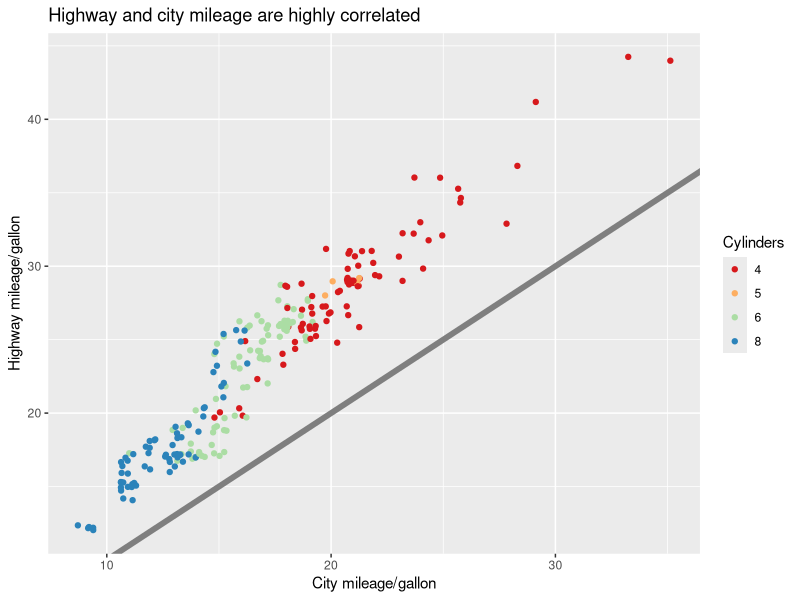
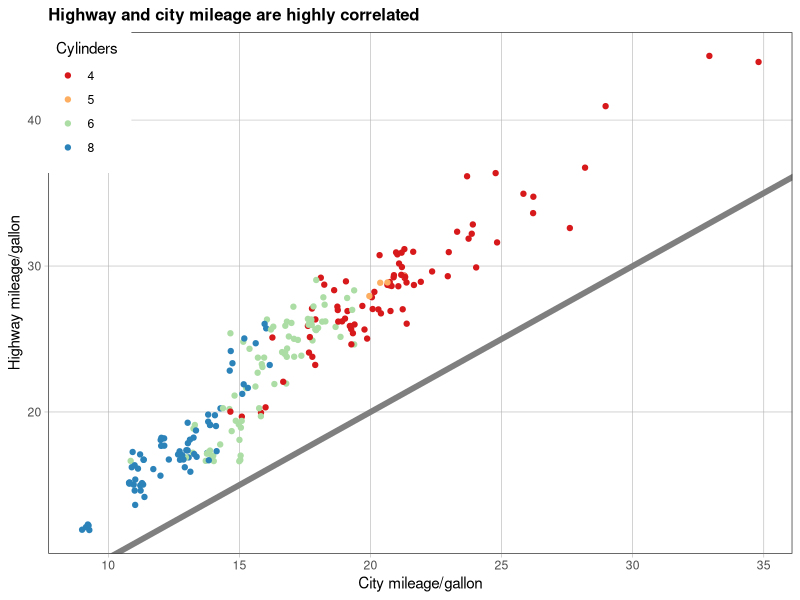
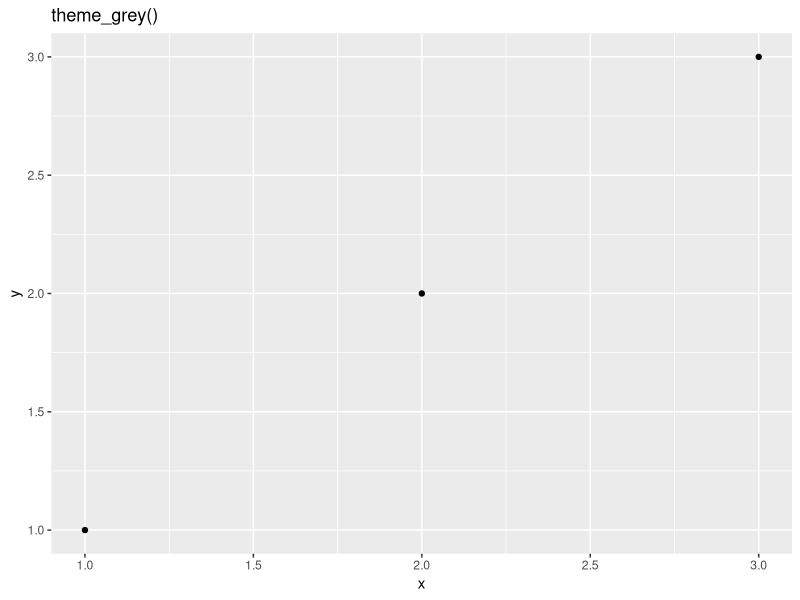
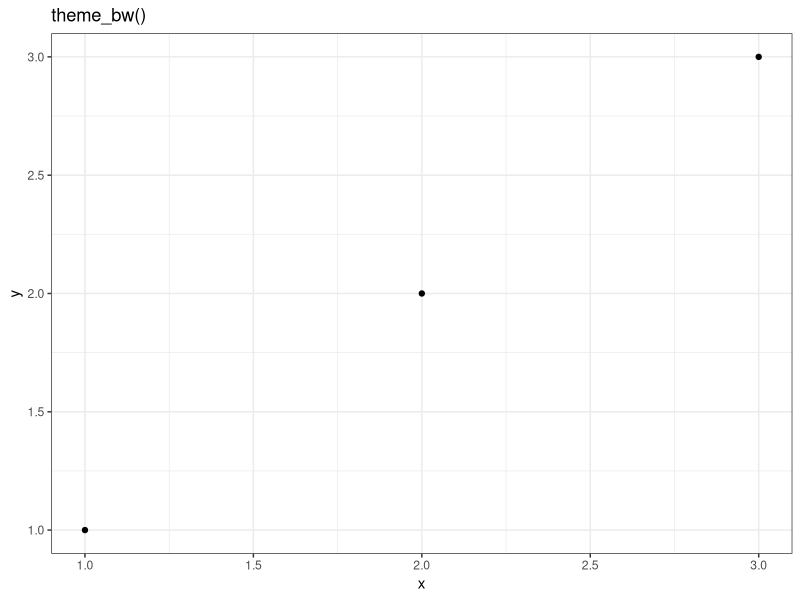
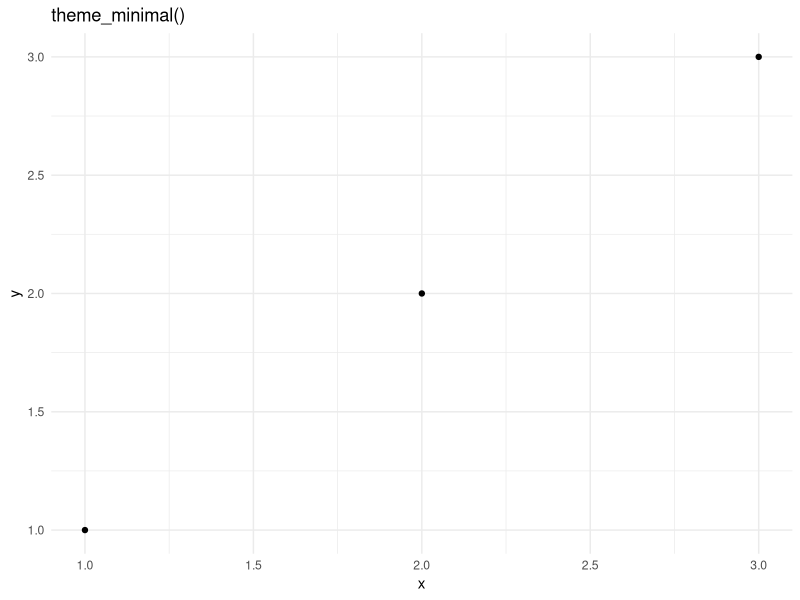
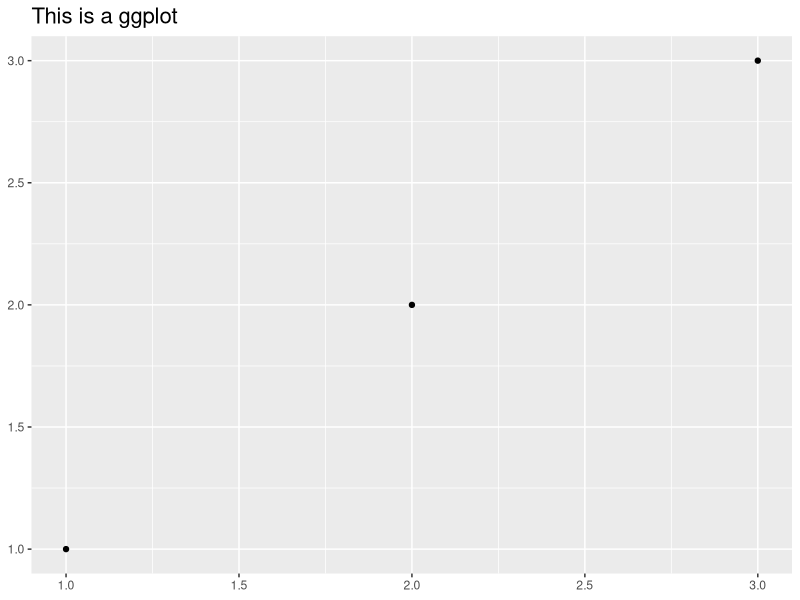
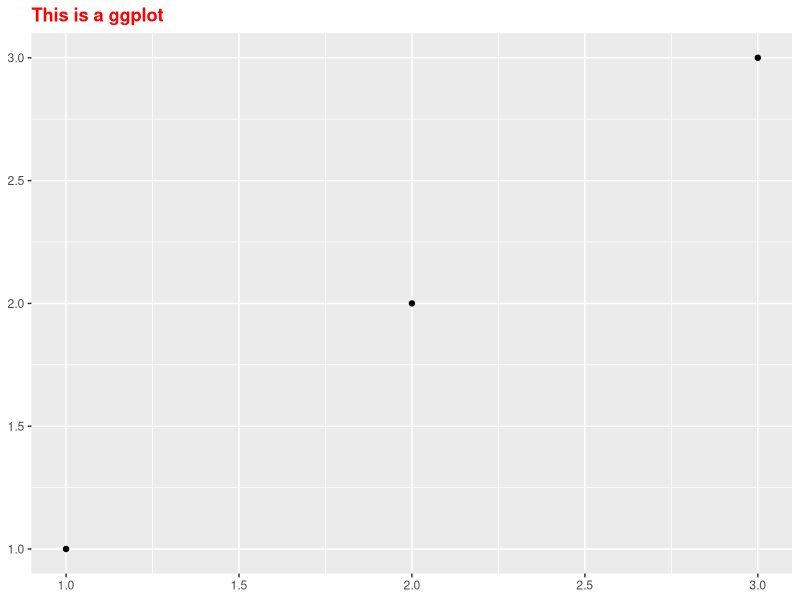
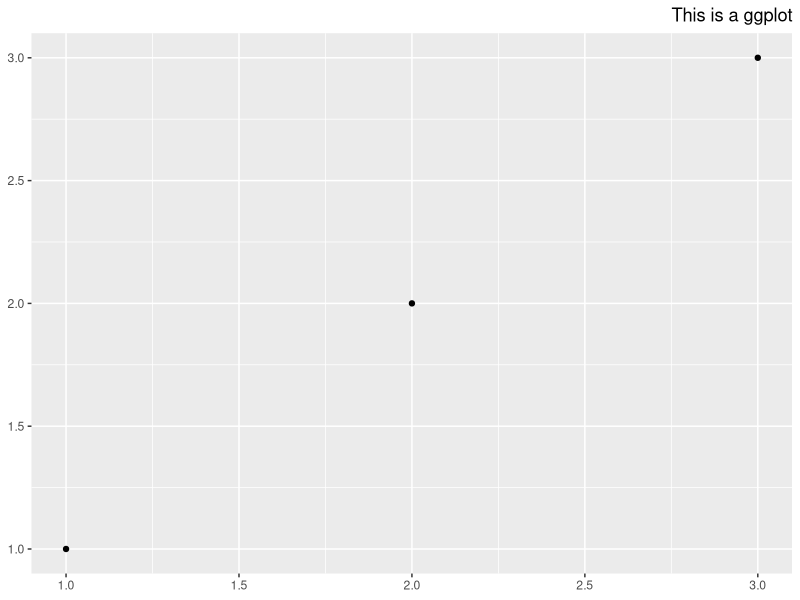

R code for these plots, in order:
## ---- chunk 1
library(ggplot2)
base <- ggplot(mpg, aes(cty, hwy, colour = factor(cyl))) +
  geom_jitter() + geom_abline(colour = "grey50", linewidth = 2)
labelled <- base +
  labs(x = "City mileage/gallon", y = "Highway mileage/gallon",
       colour = "Cylinders",
       title = "Highway and city mileage are highly correlated") +
  scale_colour_brewer(type = "seq", palette = "Spectral")
labelled
## ---- chunk 2
styled <- labelled +
  theme_bw() +
  theme(
    plot.title = element_text(face = "bold", size = 12),
    legend.background = element_rect(fill = "white", linewidth = 4, colour = "white"),
    legend.justification = c(0, 1),
    legend.position = c(0, 1),
    axis.ticks = element_line(colour = "grey70", linewidth = 0.2),
    panel.grid.major = element_line(colour = "grey70", linewidth = 0.2),
    panel.grid.minor = element_blank()
  )
styled
## ---- chunk 3
library(ggplot2)
df <- data.frame(x = 1:3, y = 1:3)
base <- ggplot(df, aes(x, y)) + geom_point()
base + theme_grey()    + ggtitle("theme_grey()")
base + theme_bw()      + ggtitle("theme_bw()")
base + theme_minimal() + ggtitle("theme_minimal()")
## ---- chunk 4
base_t <- base + labs(title = "This is a ggplot") + xlab(NULL) + ylab(NULL)
base_t + theme(plot.title = element_text(size = 16))
base_t + theme(plot.title = element_text(face = "bold", colour = "red"))
base_t + theme(plot.title = element_text(hjust = 1))
## ---- chunk 5
base + theme(panel.grid.major = element_line(colour = "black"))
base + theme(panel.grid.major = element_line(linetype = "dotted"))
base + theme(panel.background = element_rect(fill = "linen"))
## ---- chunk 6
base + theme(plot.background = element_rect(colour = "grey50", linewidth = 2))
base + theme(plot.background = element_rect(fill = "lightblue"))
## ---- chunk 7
df2 <- data.frame(x = c("label", "a long label", "an even longer label"), y = 1:3)
b2 <- ggplot(df2, aes(x, y)) + geom_point()
b2
b2 + theme(axis.text.x = element_text(angle = -30, vjust = 1, hjust = 0)) +
  xlab(NULL) + ylab(NULL)
## ---- chunk 8
df3 <- data.frame(x = 1:4, y = 1:4, z = rep(c("a", "b"), each = 2))
b3 <- ggplot(df3, aes(x, y, colour = z)) + geom_point()
b3 + theme(legend.background = element_rect(fill = "lemonchiffon", colour = "grey50", linewidth = 1))
b3 + theme(legend.text = element_text(size = 15), legend.title = element_text(size = 15, face = "bold"))
## ---- chunk 9
base + theme(panel.background = element_rect(fill = "lightblue"))
base + theme(panel.grid.major = element_line(colour = "gray60", linewidth = 0.8))
base + theme(aspect.ratio = 9 / 16)
## ---- chunk 10
df4 <- data.frame(x = 1:4, y = 1:4, z = c("a", "a", "b", "b"))
bf <- ggplot(df4, aes(x, y)) + geom_point() + facet_wrap(~z)
bf + theme(panel.spacing = unit(0.5, "in"))
bf + theme(strip.text = element_text(colour = "white"),
           strip.background = element_rect(fill = "grey20", colour = "grey80", linewidth = 1))
